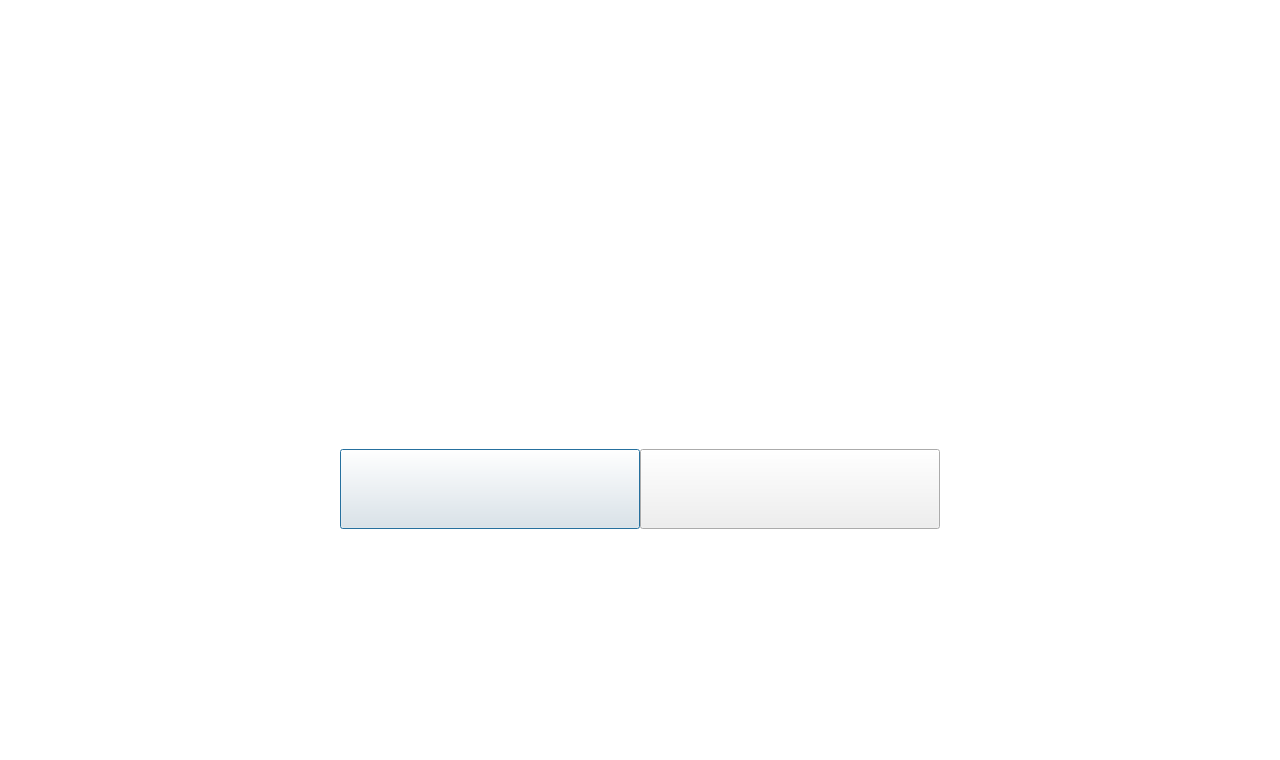
<?xml version="1.0" encoding="UTF-8"?>
<ui version="4.0">
 <class>ClosePumWinDialog</class>
 <widget class="QDialog" name="ClosePumWinDialog">
  <property name="geometry">
   <rect>
    <x>0</x>
    <y>0</y>
    <width>1280</width>
    <height>760</height>
   </rect>
  </property>
  <property name="windowTitle">
   <string>Dialog</string>
  </property>
  <property name="styleSheet">
   <string notr="true">#ClosePumWinDialog
{
background: transparent;
background-image: url(:/images/dialogAllWindow_Bg.png);
}</string>
  </property>
  <widget class="QWidget" name="closePumInfoWidget" native="true">
   <property name="geometry">
    <rect>
     <x>340</x>
     <y>239</y>
     <width>600</width>
     <height>290</height>
    </rect>
   </property>
   <property name="styleSheet">
    <string notr="true">#closePumInfoWidget{
background-image: url(:/images/closePumWinBg.png);
}</string>
   </property>
   <widget class="QPushButton" name="cancelPumButton">
    <property name="geometry">
     <rect>
      <x>0</x>
      <y>210</y>
      <width>300</width>
      <height>80</height>
     </rect>
    </property>
    <property name="styleSheet">
     <string notr="true">#cancelPumButton:focus{
outline: none;
}</string>
    </property>
    <property name="text">
     <string/>
    </property>
    <property name="icon">
     <iconset resource="image.qrc">
      <normaloff>:/images/close_cal_Icon.png</normaloff>:/images/close_cal_Icon.png</iconset>
    </property>
    <property name="iconSize">
     <size>
      <width>300</width>
      <height>80</height>
     </size>
    </property>
   </widget>
   <widget class="QPushButton" name="closePumButton">
    <property name="geometry">
     <rect>
      <x>300</x>
      <y>210</y>
      <width>300</width>
      <height>80</height>
     </rect>
    </property>
    <property name="styleSheet">
     <string notr="true">#closePumButton:focus{
outline: none;
}</string>
    </property>
    <property name="text">
     <string/>
    </property>
    <property name="icon">
     <iconset resource="image.qrc">
      <normaloff>:/images/closePum_Bt_Icon.png</normaloff>:/images/closePum_Bt_Icon.png</iconset>
    </property>
    <property name="iconSize">
     <size>
      <width>300</width>
      <height>80</height>
     </size>
    </property>
   </widget>
  </widget>
 </widget>
 <resources>
  <include location="image.qrc"/>
 </resources>
 <connections/>
</ui>
